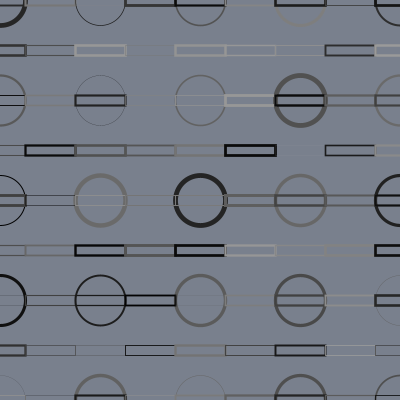
Frame 1 (no input)
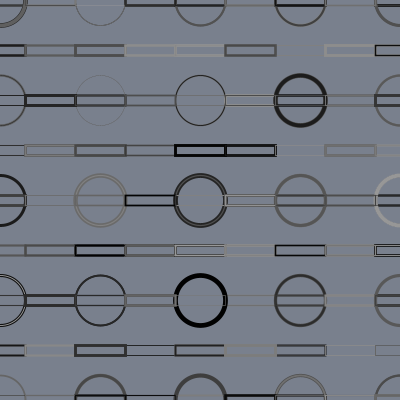
Frame 2 (the mouse pressed at the canvas centre, redrawn once)

The Processing sketch that drew these frames (run headless with seeded random() and noise(); the mouse was pressed at the canvas centre and the sketch redrawn once):

// Processing sketch: processing_39134
// ── processing_39134.pde

void setup()  {
  size(400, 400);
  colorMode(RGB,400);
  background(190,201,222);
  rectMode(CENTER);
  ellipseMode(CENTER);
}

void draw()  {  //set up grid for rectangles and circles
  for (int a=0; a<=width; a+=50)  {
    for (int b=0; b<=height; b+=50)  {
      rectangles(a, b);  circles(a, b);
    }
  }
 
noLoop();

}

void rectangles (float x, float y)  {
  pushMatrix();
  translate(0, 0);  //starts grid in corner
  noFill();
  strokeWeight(random(3));
  stroke(random(255));; 
  rect(x, y, 50, 10);  //draws rectangles from center at every 50 pixels in x & y axis
  popMatrix();
} 

void circles (float x, float y)  {
  pushMatrix();
  translate(0, 0);  //starts grid in corner
  strokeWeight(random(5));
  stroke(random(255));
  ellipse(x*2, y*2, 50, 50);  //draws circles from center every 100 pixels in x & y axis
  popMatrix();
}  
 
